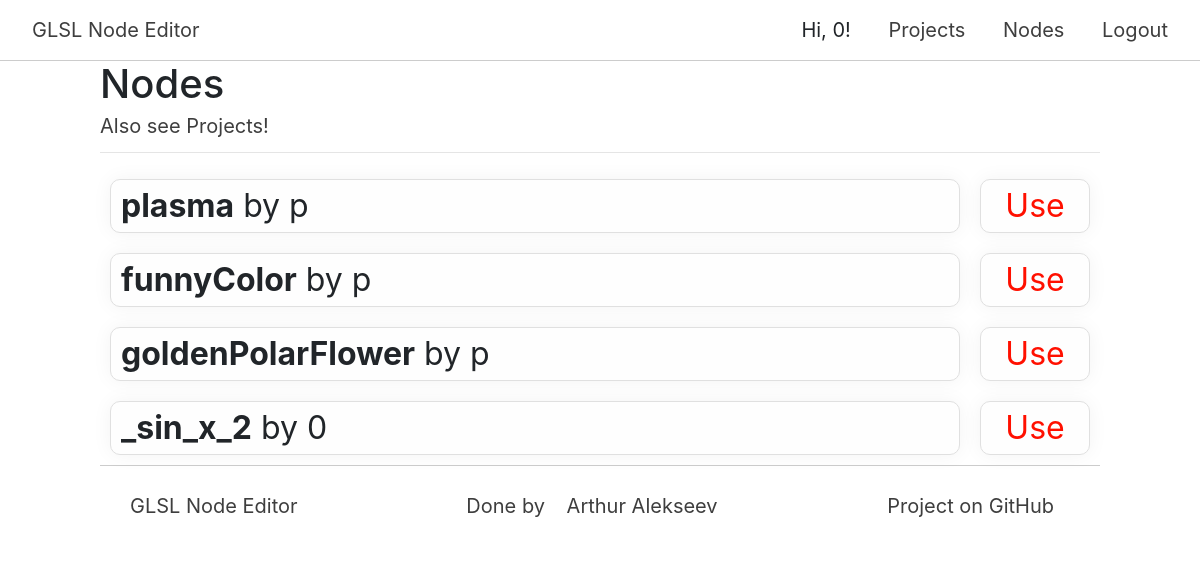
The page /explore/nodes (signed in) on the database its author committed.
### db/models/user_model.py (models this page shows, shortened)
class UserModel(SqlAlchemyBase, UserMixin):
    __tablename__ = 'users'
    id = sqlalchemy.Column(sqlalchemy.Integer,
                           primary_key=True, autoincrement=True)
    name = sqlalchemy.Column(sqlalchemy.String(15), unique=True)
    email = sqlalchemy.Column(sqlalchemy.String, unique=True)
    hashed_password = sqlalchemy.Column(sqlalchemy.String)
    create_date = sqlalchemy.Column(sqlalchemy.DateTime, default=datetime.datetime.now)
    used_nodes = sqlalchemy.Column(sqlalchemy.String, default="")
    nodes = orm.relation("NodeModel", back_populates='user')
    projects = orm.relation("ProjectModel", back_populates='user')

### db/models/nodes_model.py (models this page shows)
class NodeModel(SqlAlchemyBase):
    __tablename__ = 'nodes'
    id = sqlalchemy.Column(sqlalchemy.Integer, primary_key=True, autoincrement=True)
    json_code = sqlalchemy.Column(sqlalchemy.String, nullable=True)
    author_id = sqlalchemy.Column(sqlalchemy.Integer, sqlalchemy.ForeignKey("users.id"))
    name = sqlalchemy.Column(sqlalchemy.String, nullable=True)
    description = sqlalchemy.Column(sqlalchemy.String, nullable=True)
    user = orm.relation('UserModel')

### app.py (the view)
@app.route('/explore/nodes')
def explore_page_nodes():
    session = db_session.create_session()
    nodes = session.query(Node)
    return render_template("explore_nodes.html", nodes=nodes)

### app.py (called while the page is built)
@login_manager.user_loader
def load_user(user_id):
    session = db_session.create_session()
    return session.query(User).get(user_id)

### db/db_session.py (called while the page is built)
def create_session() -> Session:
    global __factory
    return __factory()

### templates/explore_nodes.html (shortened to what this page needs)
{% extends "base.html" %}
{% block content %}
    <link rel="stylesheet" href="/static/nodes/css/styles.css">
    <div class="p-title">
        <h1> Nodes </h1>
        <a style="padding-left: 0" href="/">Also see Projects!</a>
    </div>
    <hr>
    <div class="explore">
        {% for node in nodes %}
            <div class="node-c">
            <div class="node" onclick="document.location = '/node/{{ node.id }}'">
                <div class="node-data">
                    <span> <b>{{ node.name }}</b> by {{ node.user.name }}</span>
                </div>
            </div>
            {% if (node.id|string) in (current_user.used_nodes|string) %}
                <div class="used" onmousedown="addNodeAjaxWID({{ node.id }}, changeStyle, this)">
            {% else %}
                <div class="unused" onmousedown="addNodeAjaxWID({{ node.id }}, changeStyle, this)">
            {% endif %}
        {% if (node.id|string) in (current_user.used_nodes|string) %}
            <span> Used </span>
        {% else %}
            <span> Use </span>
        {% endif %}
        </div>
        </div>
        {% endfor %}
        </div>
{% endblock %}

### templates/base.html (shortened to what this page needs)
<!DOCTYPE html>
<html lang="en">
<head>
    <link rel="stylesheet"
          href="https://stackpath.bootstrapcdn.com/bootstrap/4.4.1/css/bootstrap.min.css"
>
    <link rel="stylesheet" href="/static/base/css/base.css">
</head>
<body>
<div id="page-c">
<header>
    <div class="navbar">
        <div class="title">
            <a href="/"> GLSL Node Editor </a>
        </div>
        <div class="inner-bar">
            {% if current_user.is_authenticated %}
                <a>Hi, {{ current_user.name }}! </a>
                <a href="/project"> Projects </a>
                <a href="/node"> Nodes </a>
                <a href="/logout"> Logout </a>
            {% else %}
                <a href="/login"> Sign in </a>
            {% endif %}
        </div>
    </div>
</header>
<div class="main-content">
    {% block content %} {% endblock %}
<footer>
    <div class="ftr">
        <span>GLSL Node Editor</span>
        <span style="text-align: center">Done by <a href="https://github.com/arthur100500">Arthur Alekseev</a> </span>
        <span style="text-align: end"><a href="https://github.com/arthur100500/glsl-node-editor">Project on GitHub</a></span>
    </div>
</footer>
</div>
</div>
</body>
</html>

### static/base/css/base.css (style rules this page uses)
body { margin: 0; line-height: 1.0; position: relative; }
.navbar { font-family: -apple-system, BlinkMacSystemFont, "Segoe UI", Roboto, "Helvetica Neue", Arial, "Noto Sans", sans-serif, "Apple Color Emoji", "Segoe UI Emoji", "Segoe UI Symbol", "Noto Color Emoji"; display: grid; grid-template-columns: 1fr 3fr; height: 60px; box-shadow: 0 1px 0 rgba(0, 0, 0, 0.2); z-index: 11; position: absolute; width: 100%; background-color: #ffffff; }
.title { text-align: left; }
.inner-bar { text-align: right; }
.main-content { top: 60px; position: relative; height: 100vh; }
a { padding: 14px 16px; margin-top: 10px; text-decoration: none; color: #3e3e3e; font-size: 20px; }
.ftr { border-top: 1px solid rgba(0, 0, 0, 0.2); height: 90px; margin-top: auto; box-sizing: inherit; display: grid; grid-template-columns: 1fr 1fr 1fr; }
.ftr span { margin: 30px; color: #3e3e3e; font-size: 20px; }

### static/nodes/css/styles.css (style rules this page uses)
.main-content { width: 1000px; margin: auto; }
.node { margin: 10px; padding: 10px; display: grid; grid-template-columns: 1fr 250px; border-radius: 10px; border: 1px solid #e0e0e0; background-color: #fefefe; box-shadow: 0 0 20px rgba(0, 0, 0, 0.05); transition: background-color ease-in-out 60ms; }
.node-data { font-family: -apple-system, BlinkMacSystemFont, "Segoe UI", Roboto, "Helvetica Neue", Arial, "Noto Sans", sans-serif, "Apple Color Emoji", "Segoe UI Emoji", "Segoe UI Symbol", "Noto Color Emoji"; display: inherit; font-size: 200%; }
.unused { font-family: -apple-system, BlinkMacSystemFont, "Segoe UI", Roboto, "Helvetica Neue", Arial, "Noto Sans", sans-serif, "Apple Color Emoji", "Segoe UI Emoji", "Segoe UI Symbol", "Noto Color Emoji"; display: inherit; font-size: 200%; color: #ff1000; -webkit-user-select: none; -moz-user-select: none; -ms-user-select: none; user-select: none; margin: 10px; padding: 10px; border-radius: 10px; border: 1px solid #e0e0e0; background-color: #fefefe; box-shadow: 0 0 20px rgba(0, 0, 0, 0.05); text-align: center; transition: background-color ease-in-out 200ms, color ease-in-out 200ms; }
.node-c { display: grid; grid-template-columns: 1fr 130px; }

### rows shown on the page
UserModel: name "0"
NodeModel: name "plasma", user.name "p", shows "Use"
NodeModel: name "funnyColor", user.name "p", shows "Use"
NodeModel: name "goldenPolarFlower", user.name "p", shows "Use"
NodeModel: name "_sin_x_2", user.name "0", shows "Use"
